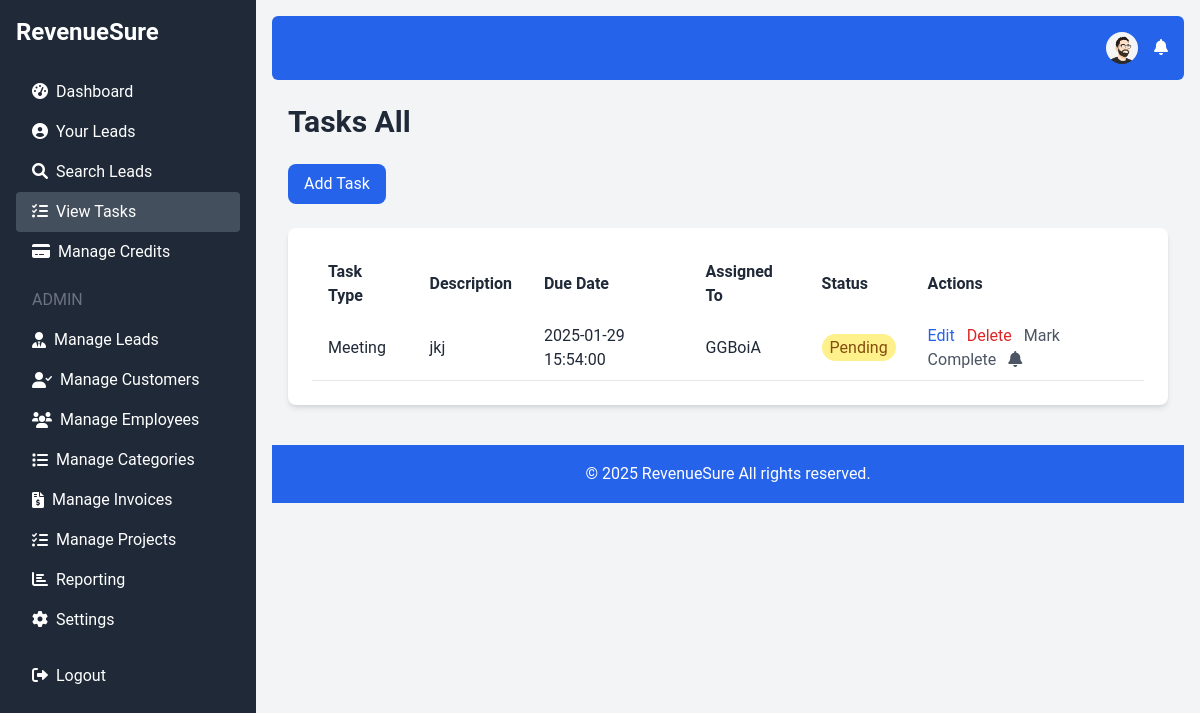
Page /view_tasks.php (signed in) on the earlier database version.
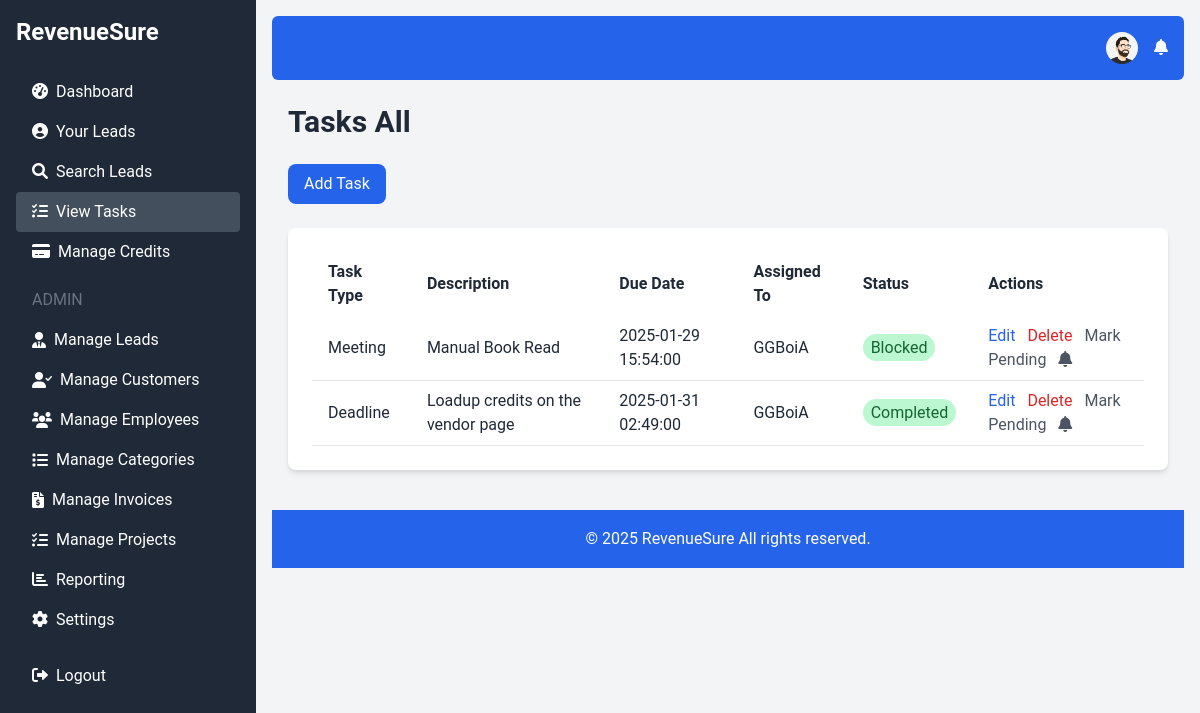
Same page on the later database version.
### tables this page shows
CREATE TABLE `users` (
  `id` int(11) NOT NULL,
  `username` varchar(50) NOT NULL,
  `email` varchar(100) NOT NULL,
  `password` varchar(255) NOT NULL,
  `credits` int(11) DEFAULT 0,
  `created_at` timestamp NOT NULL DEFAULT current_timestamp(),
  `role` enum('admin','user') DEFAULT 'user',
  `profile_picture` varchar(255) DEFAULT NULL
);

CREATE TABLE `tasks` (
  `id` int(11) NOT NULL,
  `lead_id` int(11) DEFAULT NULL,
  `user_id` int(11) NOT NULL,
  `task_id` varchar(50) DEFAULT NULL,
  `task_name` varchar(255) DEFAULT NULL,
  `project_id` int(11) DEFAULT NULL,
  `task_type` enum('Follow-Up','Meeting','Deadline') NOT NULL,
  `description` text DEFAULT NULL,
  `due_date` datetime NOT NULL,
  `status` enum('To Do','In Progress','Completed','Blocked','Canceled','Pending') DEFAULT 'To Do',
  `estimated_hours` decimal(4,2) DEFAULT NULL,
  `billable` tinyint(1) DEFAULT 0,
  `priority` enum('Low','Medium','High') DEFAULT 'Medium',
  `created_at` timestamp NOT NULL DEFAULT current_timestamp()
);

### view_tasks.php (the view, shortened to what this page needs)
<?php
require 'db.php';
$lead_id = isset($_GET['lead_id']) ? (int)$_GET['lead_id'] : null;
$project_id = isset($_GET['project_id']) ? (int)$_GET['project_id'] : null;
$user_id = $_SESSION['user_id'];
if($lead_id){
    $stmt = $conn->prepare("SELECT tasks.*, users.username FROM tasks JOIN users ON tasks.user_id = users.id WHERE lead_id = :lead_id ORDER BY due_date ASC");
    $stmt->bindParam(':lead_id', $lead_id);
     $stmt->execute();
    $tasks = $stmt->fetchAll(PDO::FETCH_ASSOC);
} else if ($project_id) {
       $stmt = $conn->prepare("SELECT tasks.*, users.username FROM tasks JOIN users ON tasks.user_id = users.id WHERE project_id = :project_id ORDER BY due_date ASC");
    $stmt->bindParam(':project_id', $project_id);
     $stmt->execute();
    $tasks = $stmt->fetchAll(PDO::FETCH_ASSOC);
}else {
      $stmt = $conn->prepare("SELECT tasks.*, users.username FROM tasks JOIN users ON tasks.user_id = users.id WHERE user_id = :user_id ORDER BY due_date ASC");
    $stmt->bindParam(':user_id', $user_id);
    $stmt->execute();
    $tasks = $stmt->fetchAll(PDO::FETCH_ASSOC);
}
require 'header.php';
?>
<h1 class="text-3xl font-bold text-gray-800 mb-6">Tasks <?php if($lead_id) echo 'for Lead #' . $lead_id; else if ($project_id) echo 'for Project #' . $project_id; else echo "All" ?></h1>
<a href="add_task.php<?php if($lead_id) echo "?lead_id=$lead_id"; ?><?php if($project_id) echo "?project_id=$project_id"; ?>" class="bg-blue-600 text-white px-4 py-2 rounded-lg hover:bg-blue-700 transition duration-300 mb-6 inline-block">Add Task</a>
<div class="bg-white p-6 rounded-lg shadow-md">
    <table class="w-full text-left">
        <thead>
            <tr>
                <th class="px-4 py-2">Task Type</th>
                <th class="px-4 py-2">Description</th>
                <th class="px-4 py-2">Due Date</th>
                 <th class="px-4 py-2">Assigned To</th>
                <th class="px-4 py-2">Status</th>
                <th class="px-4 py-2">Actions</th>
            </tr>
        </thead>
        <tbody>
            <?php if ($tasks): ?>
                <?php foreach ($tasks as $task): ?>
                    <tr class="border-b">
                        <td class="px-4 py-2"><?php echo htmlspecialchars($task['task_type']); ?></td>
                        <td class="px-4 py-2"><?php echo htmlspecialchars($task['description']); ?></td>
                        <td class="px-4 py-2"><?php echo htmlspecialchars($task['due_date']); ?></td>
                        <td class="px-4 py-2"><?php echo htmlspecialchars($task['username']); ?></td>
                        <td class="px-4 py-2">
                            <span class="px-2 py-1 rounded-full <?php echo $task['status'] === 'Pending' ? 'bg-yellow-200 text-yellow-800' : 'bg-green-200 text-green-800'; ?>">
                                <?php echo htmlspecialchars($task['status']); ?>
                            </span>
                        </td>
                        <td class="px-4 py-2">
                            <a href="edit_task.php?id=<?php echo $task['id']; ?>" class="text-blue-600 hover:underline">Edit</a>
                            <a href="delete_task.php?id=<?php echo $task['id']; ?>" class="text-red-600 hover:underline ml-2">Delete</a>
                             <a href="toggle_task_status.php?id=<?php echo $task['id']; ?>&status=<?php echo $task['status'] === 'Pending' ? 'Completed' : 'Pending'; ?>" class="text-gray-600 hover:underline ml-2">
                                 <?php echo $task['status'] === 'Pending' ? 'Mark Complete' : 'Mark Pending'; ?>
                                </a>
                             <a href="add_reminder.php?id=<?php echo $task['id']; ?>&due_date=<?php echo urlencode($task['due_date']); ?>" class="text-gray-600 hover:underline ml-2">
                                  <i class="fas fa-bell"></i>
                            </a>
                        </td>
                    </tr>
                <?php endforeach; ?>
            <?php else: ?>
                <tr>
                    <td colspan="6" class="px-4 py-2 text-center text-gray-600">No tasks found.</td>
                </tr>
            <?php endif; ?>
        </tbody>
    </table>
</div>
<?php
require 'footer.php';
?>

### header.php (shortened to what this page needs)
<!DOCTYPE html>
<html lang="en">
<head>
    <script src="https://cdn.tailwindcss.com"></script>
    <link href="https://cdnjs.cloudflare.com/ajax/libs/font-awesome/6.0.0-beta3/css/all.min.css" rel="stylesheet">
     <link rel="stylesheet" href="https://cdnjs.cloudflare.com/ajax/libs/animate.css/4.1.1/animate.min.css"/>
</head>
<body class="bg-gray-100">
    <div class="flex h-screen fade-in-up">
        <aside class="bg-gray-800 text-white w-64 p-4">
            <a href="index.php" class="text-2xl font-bold block mb-6">RevenueSure</a>
            <nav>
                <?php if (isset($_SESSION['user_id'])): ?>
                    <?php
                     function isActive($path) {
                         $current_page = basename($_SERVER['PHP_SELF']);
                         return strpos($current_page, $path) === 0;
                    }
                     function isParentActive($path) {
                         $current_page = basename($_SERVER['PHP_SELF']);
                       return strpos($current_page, $path) !== false;
                      }
                    ?>
                    <a href="dashboard.php" class="block py-2 px-4 hover:bg-gray-700 rounded <?php echo isActive('dashboard.php') ? 'active' : ''; ?>"><i class="fas fa-tachometer-alt mr-2"></i>Dashboard</a>
                    <a href="your_leads.php" class="block py-2 px-4 hover:bg-gray-700 rounded <?php echo isActive('your_leads.php') ? 'active' : ''; ?>"><i class="fas fa-user-circle mr-2"></i>Your Leads</a>
                    <a href="search_leads.php" class="block py-2 px-4 hover:bg-gray-700 rounded <?php echo isActive('search_leads.php') ? 'active' : ''; ?>"><i class="fas fa-search mr-2"></i>Search Leads</a>
                   <a href="view_tasks.php" class="block py-2 px-4 hover:bg-gray-700 rounded <?php echo isActive('view_tasks.php') ? 'active' : ''; ?>"><i class="fas fa-tasks mr-2"></i>View Tasks</a>
                    <a href="manage_credits.php" class="block py-2 px-4 hover:bg-gray-700 rounded <?php echo isActive('manage_credits.php') ? 'active' : ''; ?>"><i class="fas fa-credit-card mr-2"></i>Manage Credits</a>
                    <?php if ($_SESSION['role'] === 'admin'): ?>
                        <h6 class="text-gray-500 uppercase mt-4 mb-2 px-4">Admin</h6>
                         <div class="menu-item <?php if (isParentActive('add_lead.php') || isParentActive('leads_list.php') || isParentActive('import_leads.php')) echo 'active'; ?>">
                            <a class="block py-2 px-4 hover:bg-gray-700 rounded flex items-center"><i class="fas fa-user-tie mr-2"></i>Manage Leads</a>
                        </div>
                          <div class="menu-item <?php if (isParentActive('add_customer.php') || isParentActive('manage_customers.php') || isParentActive('view_customer.php')) echo 'active'; ?>">
                            <a class="block py-2 px-4 hover:bg-gray-700 rounded flex items-center"><i class="fas fa-user-check mr-2"></i>Manage Customers</a>
                        </div>
                         <div class="menu-item <?php if (isParentActive('add_employee.php') || isParentActive('manage_employees.php')) echo 'active'; ?>">
                            <a class="block py-2 px-4 hover:bg-gray-700 rounded flex items-center"><i class="fas fa-users mr-2"></i>Manage Employees</a>
                        </div>
                          <div class="menu-item <?php if (isParentActive('manage_categories.php') || isParentActive('add_category.php')) echo 'active'; ?>">
                            <a class="block py-2 px-4 hover:bg-gray-700 rounded flex items-center"><i class="fas fa-list mr-2"></i>Manage Categories</a>
                        </div>
                           <div class="menu-item <?php if (isParentActive('manage_invoices.php') || isParentActive('add_invoice.php')) echo 'active'; ?>">
                            <a class="block py-2 px-4 hover:bg-gray-700 rounded flex items-center"><i class="fas fa-file-invoice-dollar mr-2"></i>Manage Invoices</a>
                        </div>
                        <div class="menu-item <?php if (isParentActive('manage_projects.php') || isParentActive('add_project.php') || isParentActive('view_project.php') || isParentActive('manage_project_categories.php')) echo 'active'; ?>">
                            <a class="block py-2 px-4 hover:bg-gray-700 rounded flex items-center"><i class="fas fa-tasks mr-2"></i>Manage Projects</a>
                        </div>
                         <a href="reporting_dashboard.php" class="block py-2 px-4 hover:bg-gray-700 rounded <?php echo isActive('reporting_dashboard.php') ? 'active' : ''; ?>"><i class="fas fa-chart-bar mr-2"></i>Reporting</a>
                         <a href="settings.php" class="block py-2 px-4 hover:bg-gray-700 rounded <?php echo isActive('settings.php') ? 'active' : ''; ?>"><i class="fas fa-cog mr-2"></i>Settings</a>
                    <?php endif; ?>
                     <a href="logout.php" class="block py-2 px-4 hover:bg-gray-700 rounded mt-4"><i class="fas fa-sign-out-alt mr-2"></i>Logout</a>
                <?php else: ?>
                    <a href="login.php" class="block py-2 px-4 hover:bg-gray-700 rounded"><i class="fas fa-sign-in-alt mr-2"></i>Login</a>
                    <a href="register.php" class="block py-2 px-4 hover:bg-gray-700 rounded"><i class="fas fa-user-plus mr-2"></i>Register</a>
                 <?php endif; ?>
             </nav>
        </aside>
        <div class="flex-1 p-4 fade-in">
            <nav class="bg-blue-600 p-4 text-white mb-6 rounded-md">
                <div class="container mx-auto flex justify-end items-center">
                    <?php if (isset($_SESSION['user_id'])): ?>
                        <div class="relative mr-4">
                            <button id="profileButton" class="hover:underline relative flex items-center">
                                <?php
                                $stmt = $conn->prepare("SELECT profile_picture FROM users WHERE id = :user_id");
                                $stmt->bindParam(':user_id', $_SESSION['user_id']);
                                $stmt->execute();
                                $user = $stmt->fetch(PDO::FETCH_ASSOC);
                                $profile_picture = $user['profile_picture'];
                                if ($profile_picture) : ?>
                                    <img src="<?php echo $profile_picture; ?>" alt="Profile Picture" class="rounded-full w-8 h-8 object-cover">
                                <?php else : ?>
                                    <i class="fas fa-user-circle fa-lg"></i>
                                <?php endif; ?>
                            </button>
                         </div>
                        <div class="relative">
                            <button id="notificationButton" class="hover:underline relative">
                                <i class="fas fa-bell"></i>
                            </button>
                        </div>
                   <?php endif; ?>
                </div>
            </nav>
             <div class="container mx-auto px-4">

### footer.php
</div>
<footer class="bg-blue-600 p-4 text-white mt-10">
    <div class="container mx-auto text-center">
        <p>&copy; 2025 RevenueSure All rights reserved.</p>
    </div>
</footer>
</body>
</html>

### header.php (style rules this page uses)
:root { --primary-color: #6366f1; --secondary-color: #34d399; --background-light: #f9fafb; --background-dark: #1f2937; --error-color: #ef4444; }
body { font-family: 'Roboto', sans-serif; background-color: var(--background-light); color: #1f2937; }
.menu-item a { transition: color 0.3s ease, background-color 0.3s ease; }
.active { background-color: #434f5c; }
aside { min-width: 256px; transition: all 0.3s ease-in-out; }
button { transition: background-color 0.3s ease, color 0.3s ease, transform 0.1s ease; }
.bg-white { transition: all 0.3s ease-in-out; box-shadow: 0 2px 5px rgba(0,0,0,0.1); }
.fade-in-up { animation: fadeInUp 0.3s ease-in-out; }
.fade-in { animation: fadeIn 0.3s ease-in-out; }
h1 { font-size: 2rem; font-weight: bold; color: var(--primary-color); }
p { font-size: 1rem; line-height: 1.6; }
.shadow-md { box-shadow: 0 4px 6px rgba(0, 0, 0, 0.1); }

Differences in the rows shown:
changed tasks "Meeting": description "jkj" → "Manual Book Read"; status "Pending" → "Blocked"; status "Mark Complete" → "Mark Pending"
added tasks: task_type "Deadline", description "Loadup credits on the vendor page", due_date "2025-01-31 02:49:00", user.username "GGBoiA", status "Completed", shows "Mark Pending"
